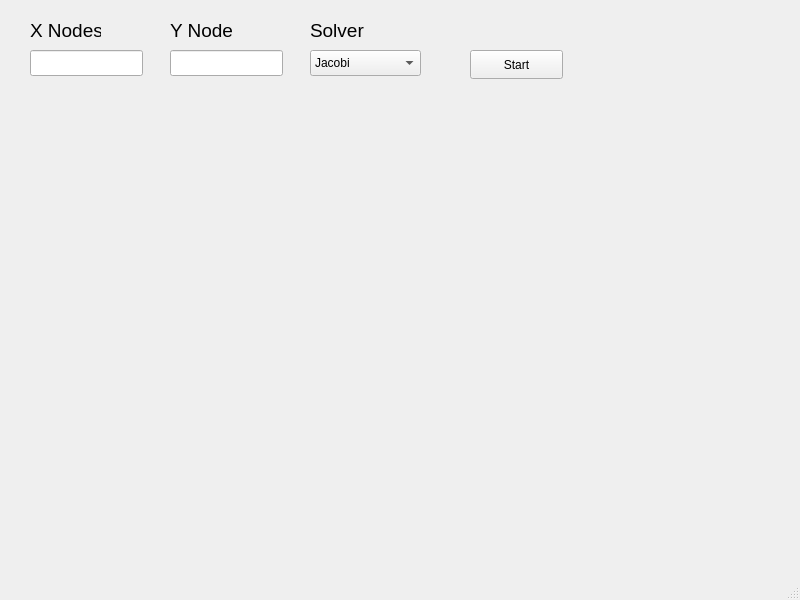
<?xml version="1.0" encoding="UTF-8"?>
<ui version="4.0">
 <class>MainWindow</class>
 <widget class="QMainWindow" name="MainWindow">
  <property name="geometry">
   <rect>
    <x>0</x>
    <y>0</y>
    <width>800</width>
    <height>600</height>
   </rect>
  </property>
  <property name="windowTitle">
   <string>MainWindow</string>
  </property>
  <widget class="QWidget" name="centralwidget">
   <widget class="QLabel" name="label">
    <property name="geometry">
     <rect>
      <x>30</x>
      <y>20</y>
      <width>71</width>
      <height>21</height>
     </rect>
    </property>
    <property name="font">
     <font>
      <pointsize>14</pointsize>
     </font>
    </property>
    <property name="text">
     <string>X Nodes</string>
    </property>
   </widget>
   <widget class="QLabel" name="label_2">
    <property name="geometry">
     <rect>
      <x>170</x>
      <y>20</y>
      <width>63</width>
      <height>20</height>
     </rect>
    </property>
    <property name="font">
     <font>
      <pointsize>14</pointsize>
     </font>
    </property>
    <property name="text">
     <string>Y Nodes</string>
    </property>
   </widget>
   <widget class="QLabel" name="label_3">
    <property name="geometry">
     <rect>
      <x>310</x>
      <y>20</y>
      <width>63</width>
      <height>20</height>
     </rect>
    </property>
    <property name="font">
     <font>
      <pointsize>14</pointsize>
     </font>
    </property>
    <property name="text">
     <string>Solver</string>
    </property>
   </widget>
   <widget class="QLineEdit" name="xLineEdit">
    <property name="geometry">
     <rect>
      <x>30</x>
      <y>50</y>
      <width>113</width>
      <height>26</height>
     </rect>
    </property>
   </widget>
   <widget class="QLineEdit" name="yLineEdit">
    <property name="geometry">
     <rect>
      <x>170</x>
      <y>50</y>
      <width>113</width>
      <height>26</height>
     </rect>
    </property>
   </widget>
   <widget class="QComboBox" name="solverComboBox">
    <property name="geometry">
     <rect>
      <x>310</x>
      <y>50</y>
      <width>111</width>
      <height>26</height>
     </rect>
    </property>
    <item>
     <property name="text">
      <string>Jacobi</string>
     </property>
    </item>
    <item>
     <property name="text">
      <string>GaussSeidel</string>
     </property>
    </item>
   </widget>
   <widget class="QPushButton" name="runButton">
    <property name="geometry">
     <rect>
      <x>470</x>
      <y>50</y>
      <width>93</width>
      <height>29</height>
     </rect>
    </property>
    <property name="text">
     <string>Start</string>
    </property>
   </widget>
  </widget>
  <widget class="QMenuBar" name="menubar">
   <property name="geometry">
    <rect>
     <x>0</x>
     <y>0</y>
     <width>800</width>
     <height>22</height>
    </rect>
   </property>
  </widget>
  <widget class="QStatusBar" name="statusbar"/>
 </widget>
 <resources/>
 <connections/>
</ui>
